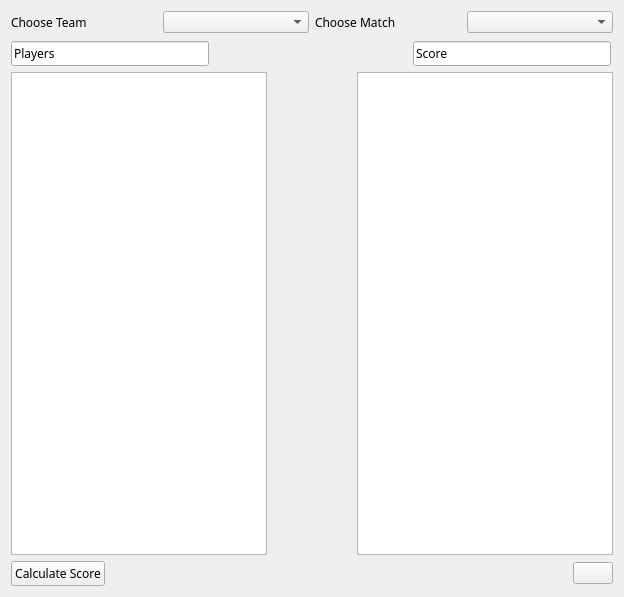
<?xml version="1.0" encoding="UTF-8"?>
<ui version="4.0">
 <class>Form</class>
 <widget class="QWidget" name="Form">
  <property name="geometry">
   <rect>
    <x>0</x>
    <y>0</y>
    <width>624</width>
    <height>597</height>
   </rect>
  </property>
  <property name="windowTitle">
   <string>Form</string>
  </property>
  <layout class="QVBoxLayout" name="verticalLayout">
   <item>
    <layout class="QHBoxLayout" name="horizontalLayout">
     <item>
      <widget class="QLabel" name="label_2">
       <property name="font">
        <font>
         <family>American Typewriter</family>
        </font>
       </property>
       <property name="text">
        <string>Choose Team</string>
       </property>
      </widget>
     </item>
     <item>
      <widget class="QComboBox" name="comboBox_2">
       <item>
        <property name="text">
         <string/>
        </property>
       </item>
       <item>
        <property name="text">
         <string>TeamNo1</string>
        </property>
       </item>
       <item>
        <property name="text">
         <string>Chennai kings</string>
        </property>
       </item>
       <item>
        <property name="text">
         <string>RCB</string>
        </property>
       </item>
       <item>
        <property name="text">
         <string>Hyderabad</string>
        </property>
       </item>
      </widget>
     </item>
     <item>
      <widget class="QLabel" name="label">
       <property name="font">
        <font>
         <family>American Typewriter</family>
        </font>
       </property>
       <property name="text">
        <string>Choose Match</string>
       </property>
      </widget>
     </item>
     <item>
      <widget class="QComboBox" name="comboBox">
       <item>
        <property name="text">
         <string/>
        </property>
       </item>
       <item>
        <property name="text">
         <string>Match1</string>
        </property>
       </item>
       <item>
        <property name="text">
         <string>Match2</string>
        </property>
       </item>
       <item>
        <property name="text">
         <string>Match3</string>
        </property>
       </item>
       <item>
        <property name="text">
         <string>Match4</string>
        </property>
       </item>
       <item>
        <property name="text">
         <string>Match5</string>
        </property>
       </item>
      </widget>
     </item>
    </layout>
   </item>
   <item>
    <layout class="QHBoxLayout" name="horizontalLayout_2">
     <property name="topMargin">
      <number>2</number>
     </property>
     <property name="rightMargin">
      <number>2</number>
     </property>
     <item>
      <widget class="QLineEdit" name="lineEdit">
       <property name="font">
        <font>
         <family>American Typewriter</family>
        </font>
       </property>
       <property name="layoutDirection">
        <enum>Qt::RightToLeft</enum>
       </property>
       <property name="text">
        <string>Players</string>
       </property>
       <property name="dragEnabled">
        <bool>true</bool>
       </property>
      </widget>
     </item>
     <item>
      <spacer name="horizontalSpacer">
       <property name="orientation">
        <enum>Qt::Horizontal</enum>
       </property>
       <property name="sizeHint" stdset="0">
        <size>
         <width>40</width>
         <height>20</height>
        </size>
       </property>
      </spacer>
     </item>
     <item>
      <widget class="QLineEdit" name="lineEdit_2">
       <property name="font">
        <font>
         <family>American Typewriter</family>
        </font>
       </property>
       <property name="layoutDirection">
        <enum>Qt::RightToLeft</enum>
       </property>
       <property name="text">
        <string>Score</string>
       </property>
      </widget>
     </item>
    </layout>
   </item>
   <item>
    <layout class="QHBoxLayout" name="horizontalLayout_3">
     <item>
      <widget class="QListView" name="listView_2"/>
     </item>
     <item>
      <spacer name="horizontalSpacer_3">
       <property name="orientation">
        <enum>Qt::Horizontal</enum>
       </property>
       <property name="sizeHint" stdset="0">
        <size>
         <width>40</width>
         <height>20</height>
        </size>
       </property>
      </spacer>
     </item>
     <item>
      <spacer name="horizontalSpacer_2">
       <property name="orientation">
        <enum>Qt::Horizontal</enum>
       </property>
       <property name="sizeHint" stdset="0">
        <size>
         <width>40</width>
         <height>20</height>
        </size>
       </property>
      </spacer>
     </item>
     <item>
      <widget class="QListView" name="listView"/>
     </item>
    </layout>
   </item>
   <item>
    <layout class="QHBoxLayout" name="horizontalLayout_4">
     <item>
      <widget class="QPushButton" name="pushButton_2">
       <property name="font">
        <font>
         <family>American Typewriter</family>
        </font>
       </property>
       <property name="text">
        <string>Calculate Score</string>
       </property>
      </widget>
     </item>
     <item>
      <spacer name="horizontalSpacer_4">
       <property name="orientation">
        <enum>Qt::Horizontal</enum>
       </property>
       <property name="sizeHint" stdset="0">
        <size>
         <width>40</width>
         <height>20</height>
        </size>
       </property>
      </spacer>
     </item>
     <item>
      <widget class="QPushButton" name="pushButton">
       <property name="text">
        <string/>
       </property>
      </widget>
     </item>
    </layout>
   </item>
  </layout>
 </widget>
 <resources/>
 <connections/>
</ui>
